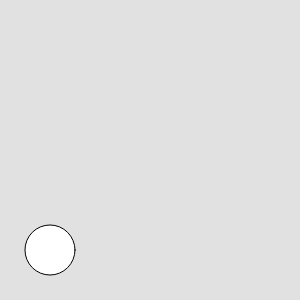
Frame 1 (no input)
Frame 60 (no input): blank canvas, image omitted
Frame 120 (the mouse pressed at the canvas centre since frame 60): blank canvas, image omitted

The p5.js sketch that drew this single still picture (run headless with seeded random() and noise() and a simulated clock; from frame 60 on, the mouse is pressed at the canvas centre):

// p5.js sketch
// ── sketch.js
var x =50;
var y =250;
var xspeed = Math.floor(Math.random()* 10)
var yspeed = Math.floor(Math.random()* 10)


function setup(){
    createCanvas(300,300);
}
   
function draw(){
    background(225);
    ellipse(x,y,50,50);
    x += xspeed
    y += yspeed

    while(x>=250){
        x-=100
    }   

    while(y<=50){
        x+=10
    }
}
